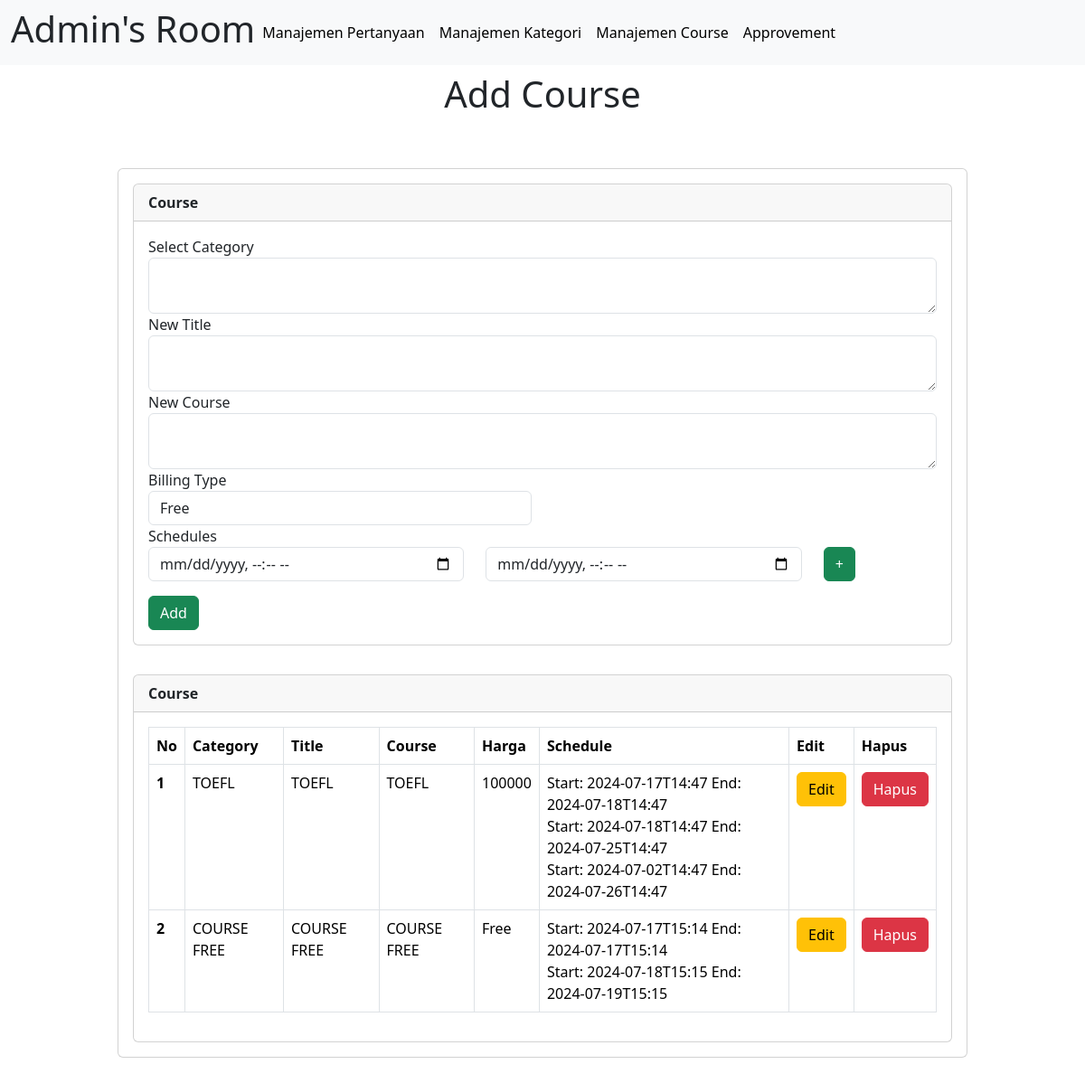
/admin/add_materi.php (signed in), run on the app's committed database.
### tables this page shows
CREATE TABLE `materi` (
  `id` int(11) NOT NULL,
  `materi_course` text NOT NULL,
  `judul` varchar(100) NOT NULL,
  `category` varchar(100) NOT NULL,
  `billing_type` enum('free','pay') DEFAULT NULL,
  `price` varchar(255) DEFAULT NULL,
  `schedule` varchar(255) DEFAULT NULL
);

### admin/add_materi.php (the view, shortened to what this page needs)
<?php
include "header.php";
include "../konek.php";
?>
<div class="breadcrumbs" style="text-align:center">
    <div class="col-sm-12">
        <div class="page-header float-left">
            <div class="container my-2">
                <h1>Add Course</h1>
            </div>
        </div>
    </div>
</div>
<div class="container my-5">
    <div class="animated fadeIn">
        <div class="row">
            <div class="col-lg-12" style="padding: 10px 100px 10px 100px;">
                <div class="card">
                    <form name="form1" action="" method="post">
                        <div class="card-body">
                            <div class="col-lg-12">
                                <div class="card">
                                    <div class="card-header"><strong>Course</strong></div>
                                    <div class="card-body card-block">
                                        <div class="form-group">
                                            <label for="company" class="form-control-label">Select Category</label>
                                            <textarea type="text" name="category" placeholder="" class="form-control"></textarea>
                                        </div>
                                        <div class="form-group">
                                            <label for="company" class="form-control-label">New Title</label>
                                            <textarea type="text" name="judul" placeholder="" class="form-control"></textarea>
                                        </div>
                                        <div class="form-group">
                                            <label for="company" class="form-control-label">New Course</label>
                                            <textarea type="text" name="materi_course" placeholder="" class="form-control"></textarea>
                                        </div>
                                        <div class="row">
                                            <div class="col-md-6">
                                                <div class="form-group">
                                                    <label for="billing_type" class="form-control-label">Billing Type</label>
                                                    <select name="billing_type" id="billing_type" class="form-control">
                                                        <option value="free">Free</option>
                                                    </select>
                                                </div>
                                            </div>
                                            <div class="col-md-6">
                                            </div>
                                        </div>
                                        <div class="form-group">
                                            <label for="schedules" class="form-control-label">Schedules</label>
                                            <div id="schedule-fields">
                                                <div class="row schedule-row">
                                                    <div class="col-md-5">
                                                        <input type="datetime-local" name="start[]" class="form-control" placeholder="Start Schedule">
                                                    </div>
                                                    <div class="col-md-5">
                                                        <input type="datetime-local" name="end[]" class="form-control" placeholder="End Schedule">
                                                    </div>
                                                    <div class="col-md-2">
                                                        <button type="button" class="btn btn-success add-schedule">+</button>
                                                    </div>
                                                </div>
                                            </div>
                                        </div>
                                        <div class="form-group mt-3">
                                            <input type="submit" name="submit1" value="Add" class="btn btn-success"></input>
                                        </div>
                                    </div>
                                </div>
                            </div>
                        </div>
                        <div class="p-3">
                            <div class="col-lg-12">
                                <div class="card">
                                    <div class="card-header">
                                        <strong class="card-title">Course</strong>
                                    </div>
                                    <div class="card-body">
                                        <table class="table table-bordered">
                                            <thead>
                                                <tr>
                                                    <th scope="col">No</th>
                                                    <th scope="col">Category</th>
                                                    <th scope="col">Title</th>
                                                    <th scope="col">Course</th>
                                                    <th scope="col">Harga</th>
                                                    <th scope="col">Schedule</th>
                                                    <th scope="col">Edit</th>
                                                    <th scope="col">Hapus</th>
                                                </tr>
                                            </thead>
                                            <tbody>
                                                <?php
                                                $count = 0;
                                                $res = mysqli_query($link, "SELECT * FROM materi");
                                                while ($row = mysqli_fetch_array($res)) {
                                                    $count = $count + 1;
                                                    $schedules = json_decode($row['schedule'], true);
                                                    $schedule_str = '';
                                                    foreach ($schedules as $schedule) {
                                                        $schedule_str .= 'Start: ' . $schedule['start'] . ' End: ' . $schedule['end'] . '<br>';
                                                    }
                                                ?>
                                                    <tr>
                                                        <th scope="row"><?php echo $count; ?></th>
                                                        <td><?php echo $row["category"]; ?></td>
                                                        <td><?php echo $row["judul"]; ?></td>
                                                        <td><?php echo $row["materi_course"]; ?></td>
                                                        <td>
                                                            <?php if ($row['billing_type'] == 'pay') {
                                                                echo $row['price'];
                                                            } else {
                                                                echo 'Free';
                                                            } ?>
                                                        </td>
                                                        <td><?php echo $schedule_str; ?></td>
                                                        <td><a class="btn btn-warning" href="edit_materi.php?id=<?php echo $row["id"]; ?>"> Edit </a></td>
                                                        <td><a class="btn btn-danger" href="delete_materi.php?id=<?php echo $row["id"]; ?>"> Hapus </a></td>
                                                    </tr>
                                                <?php
                                                }
                                                ?>
                                            </tbody>
                                        </table>
                                    </div>
                                </div>
                            </div>
                        </div>
                    </form>
                </div>
            </div>
        </div>
    </div>
</div>
<?php
include "footer.php";
?>

### data on the page
materi: category "TOEFL", judul "TOEFL", materi_course "TOEFL", price "100000", start "2024-07-17T14:47", end "2024-07-18T14:47", start "2024-07-18T14:47", end "2024-07-25T14:47", start "2024-07-02T14:47", end "2024-07-26T14:47"
materi: category "COURSE FREE", judul "COURSE FREE", materi_course "COURSE FREE", billing_type "Free", start "2024-07-17T15:14", end "2024-07-17T15:14", start "2024-07-18T15:15", end "2024-07-19T15:15"

### other printed values
$_SESSION['admin_name'] "Admin"
